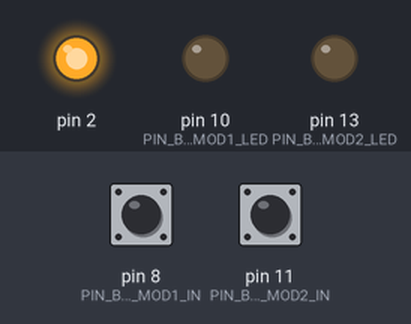
This sketch was run on a simulated Arduino Uno, built with avr-gcc and run on an emulated ATmega328P. Shown: output pins drawn as LEDs (lit = HIGH). Inputs (shaded band) come from the test bench; at power-on: pin 8 (PIN_BTN_MOD1_IN) HIGH, pin 11 (PIN_BTN_MOD2_IN) HIGH. What the sketch prints to the serial monitor is not drawn.

Above: at 1.2 s.
1.3 s: pin 8 (PIN_BTN_MOD1_IN) pulled LOW for 0.15 s
At 1.7 s:
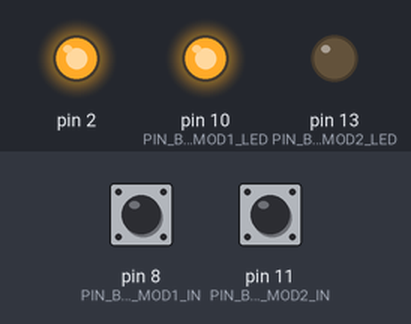
3.3 s: pin 11 (PIN_BTN_MOD2_IN) pulled LOW for 0.15 s
At 3.7 s:
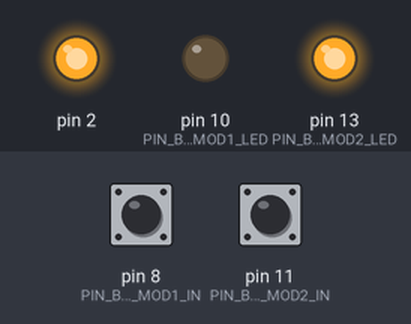
5.3 s: pin 8 (PIN_BTN_MOD1_IN) pulled LOW for 1 s
At 6.6 s:
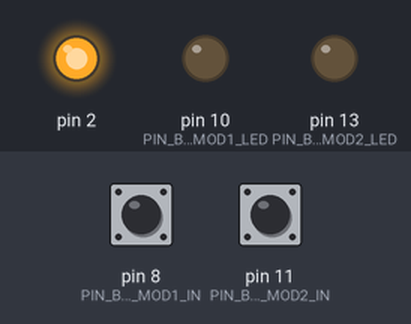
7.8 s: pin 11 (PIN_BTN_MOD2_IN) pulled LOW for 1 s
At 8.6 s:
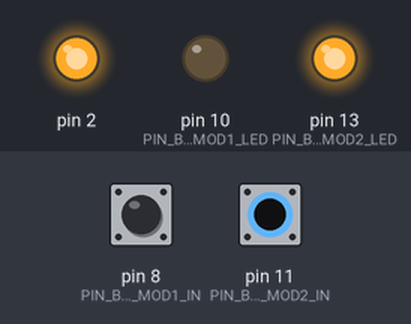
10.3 s: pin 8 (PIN_BTN_MOD1_IN) driven LOW and pin 11 (PIN_BTN_MOD2_IN) driven LOW
At 10.7 s:
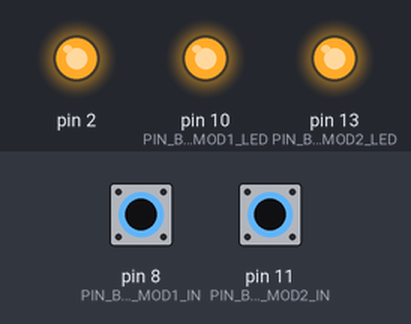
11.8 s: pin 8 (PIN_BTN_MOD1_IN) driven HIGH
At 13.1 s:
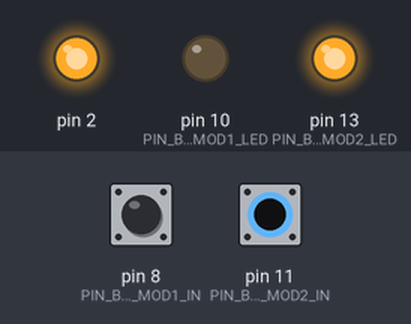
Timing chart, 0 to 14.8 s (numbered marks = the images above; inputs shaded):
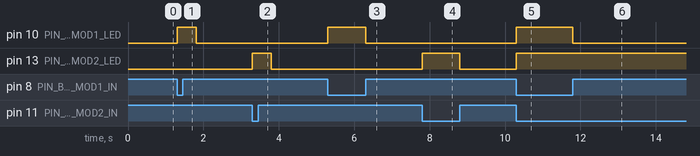

The sketch:

remote.ino
```cpp
/*
 * DMX Shield SEND on, w/ pins D3 and D4 aside
 * Wire from RX/D0 to D4
 * Wire from TX/D1 to D3
 *
 * Button 1
 *  - yellow on D8 (button read)
 *  - green on D9 (GND)
 *  - blue on D10 (button LED)
 *
 * Button 2
 *  - brown on D11 (button read)
 *  - red on D12 (GND)
 *  - orange on D13 (button LED)
 */

#include <DMXSerial.h>
#include <Button.h>

// true/false. Inverts the on/off behaviour of the buttons.
#define INVERT_BUTTONS (false)

// pins for the button 1
#define PIN_BTN_MOD1_IN  (8)
#define PIN_BTN_MOD1_GND (9)
#define PIN_BTN_MOD1_LED (10)

// pins for the button 2
#define PIN_BTN_MOD2_IN  (11)
#define PIN_BTN_MOD2_GND (12)
#define PIN_BTN_MOD2_LED (13)

// DMX channels used to communicate w/ the relay
#define DMX_CHANNEL_MOD1 (1)
#define DMX_CHANNEL_MOD2 (2)

// DMX values used to communicate w/ the relay
#define DMX_VALUE_BRAKE_ON (1)
#define DMX_VALUE_BRAKE_OFF (2)

// buttons
Button btn_mod1(PIN_BTN_MOD1_IN);
Button btn_mod2(PIN_BTN_MOD2_IN);

void setup() {
  // init DMX
  DMXSerial.init(DMXController);

  // those pins are expected to be GND
  pinMode(PIN_BTN_MOD1_GND, OUTPUT);
  digitalWrite(PIN_BTN_MOD1_GND, LOW);
  pinMode(PIN_BTN_MOD2_GND, OUTPUT);
  digitalWrite(PIN_BTN_MOD2_GND, LOW);

  // pins for btns LEDs output
  pinMode(PIN_BTN_MOD1_LED, OUTPUT);
  pinMode(PIN_BTN_MOD2_LED, OUTPUT);

  // begin reading buttons
  btn_mod1.begin();
  btn_mod2.begin();
}

// just loop to update values and update them through DMX
void loop() {

  if (btn_mod1.read() == INVERT_BUTTONS) {
    digitalWrite(PIN_BTN_MOD1_LED, HIGH);
    DMXSerial.write(DMX_CHANNEL_MOD1, DMX_VALUE_BRAKE_ON);
  } else {
    digitalWrite(PIN_BTN_MOD1_LED, LOW);
    DMXSerial.write(DMX_CHANNEL_MOD1, DMX_VALUE_BRAKE_OFF);
  }

  if (btn_mod2.read() == INVERT_BUTTONS) {
    digitalWrite(PIN_BTN_MOD2_LED, HIGH);
    DMXSerial.write(DMX_CHANNEL_MOD2, DMX_VALUE_BRAKE_ON);
  } else {
    digitalWrite(PIN_BTN_MOD2_LED, LOW);
    DMXSerial.write(DMX_CHANNEL_MOD2, DMX_VALUE_BRAKE_OFF);
  }

  delay(5);
}
```

Measured:
- after the input at 1.3 s, pin 10 (PIN_BTN_MOD1_LED): LOW → HIGH at once, → LOW 0.50 s later
- after the input at 3.3 s, pin 13 (PIN_BTN_MOD2_LED): LOW → HIGH at once, → LOW 0.50 s later
- after the input at 5.3 s, pin 10 (PIN_BTN_MOD1_LED): LOW → HIGH at once, → LOW 1.0 s later
- after the input at 7.8 s, pin 13 (PIN_BTN_MOD2_LED): LOW → HIGH at once, → LOW 1.0 s later
- after the input at 10.3 s, pin 10 (PIN_BTN_MOD1_LED), pin 13 (PIN_BTN_MOD2_LED): LOW → HIGH at once
- after the input at 11.8 s, pin 10 (PIN_BTN_MOD1_LED): HIGH → LOW at once
